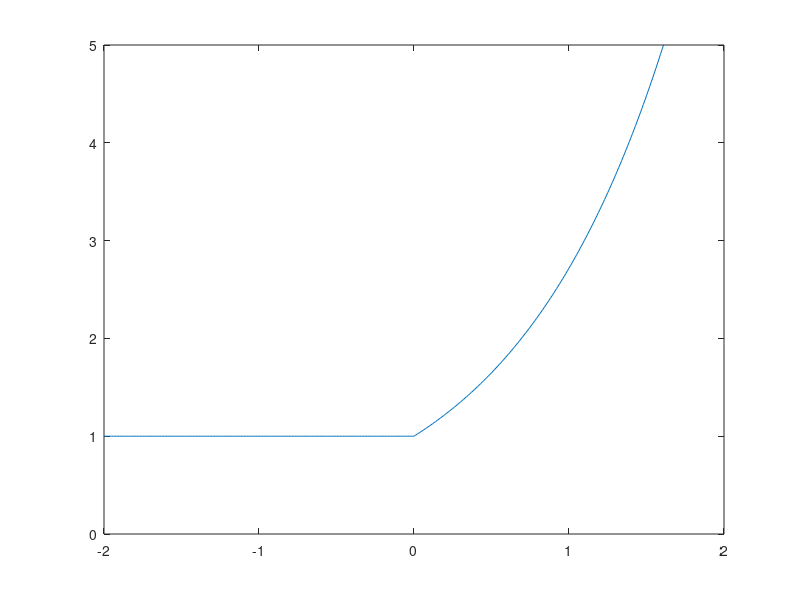

MATLAB code to generate this figure:
x=-2:0.01:2;

for k=1:length(x)
    if x(k)<=0
        f(k)=1;
    else
        f(k)=exp(x(k));
    end
end

plot(x,f);
axis([-2 2,0 5])